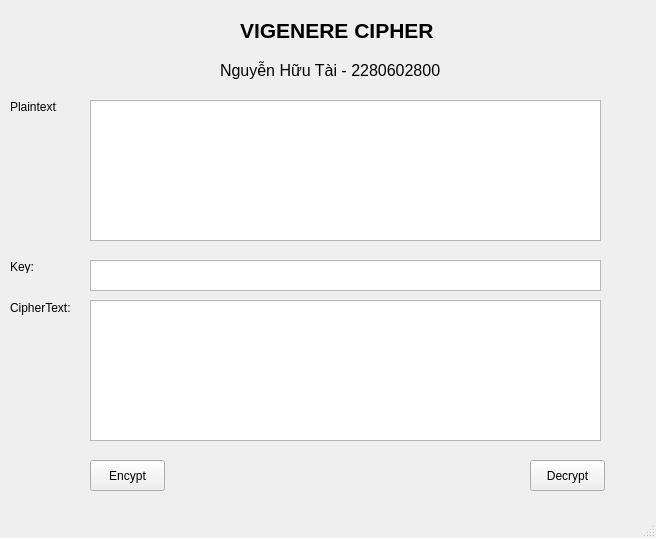
<?xml version="1.0" encoding="UTF-8"?>
<ui version="4.0">
 <class>MainWindow</class>
 <widget class="QMainWindow" name="MainWindow">
  <property name="geometry">
   <rect>
    <x>0</x>
    <y>0</y>
    <width>656</width>
    <height>538</height>
   </rect>
  </property>
  <property name="windowTitle">
   <string>MainWindow</string>
  </property>
  <widget class="QWidget" name="centralwidget">
   <widget class="QLabel" name="label_6">
    <property name="enabled">
     <bool>true</bool>
    </property>
    <property name="geometry">
     <rect>
      <x>240</x>
      <y>20</y>
      <width>201</width>
      <height>21</height>
     </rect>
    </property>
    <property name="font">
     <font>
      <pointsize>16</pointsize>
      <weight>75</weight>
      <bold>true</bold>
     </font>
    </property>
    <property name="text">
     <string>VIGENERE CIPHER</string>
    </property>
   </widget>
   <widget class="QLabel" name="label_7">
    <property name="geometry">
     <rect>
      <x>220</x>
      <y>60</y>
      <width>241</width>
      <height>21</height>
     </rect>
    </property>
    <property name="font">
     <font>
      <pointsize>12</pointsize>
     </font>
    </property>
    <property name="text">
     <string>Nguyễn Hữu Tài - 2280602800</string>
    </property>
   </widget>
   <widget class="QLabel" name="label_8">
    <property name="geometry">
     <rect>
      <x>10</x>
      <y>260</y>
      <width>47</width>
      <height>13</height>
     </rect>
    </property>
    <property name="text">
     <string>Key:</string>
    </property>
   </widget>
   <widget class="QTextEdit" name="txt_plain_text">
    <property name="geometry">
     <rect>
      <x>90</x>
      <y>100</y>
      <width>511</width>
      <height>141</height>
     </rect>
    </property>
   </widget>
   <widget class="QTextEdit" name="txt_key">
    <property name="geometry">
     <rect>
      <x>90</x>
      <y>260</y>
      <width>511</width>
      <height>31</height>
     </rect>
    </property>
   </widget>
   <widget class="QLabel" name="label_9">
    <property name="geometry">
     <rect>
      <x>10</x>
      <y>300</y>
      <width>61</width>
      <height>16</height>
     </rect>
    </property>
    <property name="text">
     <string>CipherText:</string>
    </property>
   </widget>
   <widget class="QTextEdit" name="txt_cipher_text">
    <property name="geometry">
     <rect>
      <x>90</x>
      <y>300</y>
      <width>511</width>
      <height>141</height>
     </rect>
    </property>
   </widget>
   <widget class="QPushButton" name="btn_decrypt">
    <property name="geometry">
     <rect>
      <x>530</x>
      <y>460</y>
      <width>75</width>
      <height>31</height>
     </rect>
    </property>
    <property name="text">
     <string>Decrypt</string>
    </property>
   </widget>
   <widget class="QLabel" name="label_10">
    <property name="geometry">
     <rect>
      <x>10</x>
      <y>100</y>
      <width>47</width>
      <height>13</height>
     </rect>
    </property>
    <property name="text">
     <string>Plaintext:</string>
    </property>
   </widget>
   <widget class="QPushButton" name="btn_encrypt">
    <property name="geometry">
     <rect>
      <x>90</x>
      <y>460</y>
      <width>75</width>
      <height>31</height>
     </rect>
    </property>
    <property name="text">
     <string>Encypt</string>
    </property>
   </widget>
  </widget>
  <widget class="QMenuBar" name="menubar">
   <property name="geometry">
    <rect>
     <x>0</x>
     <y>0</y>
     <width>656</width>
     <height>21</height>
    </rect>
   </property>
  </widget>
  <widget class="QStatusBar" name="statusbar"/>
 </widget>
 <resources/>
 <connections/>
</ui>
